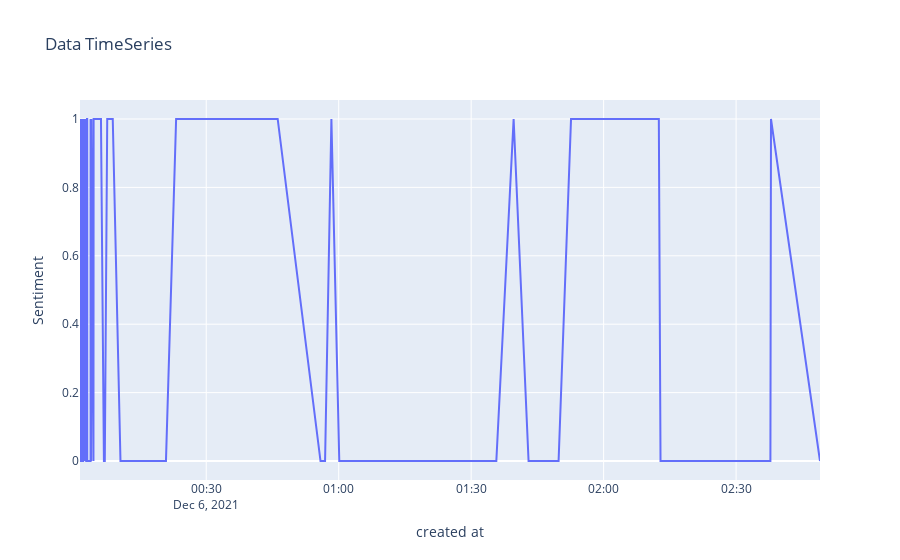

This figure's notebook cell:
### Code cell
#Menganlisa data secara timeseries. 
#----------------------------------
import plotly.express as px

df = px.data.stocks()
fig = px.line(df_data,x='created at', y=df_data.columns[9], title="Data TimeSeries")
fig.show()
